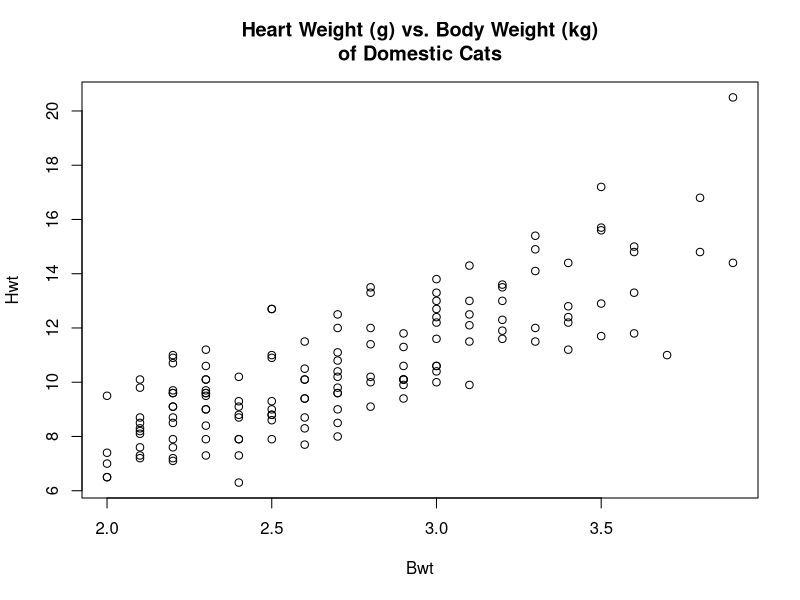
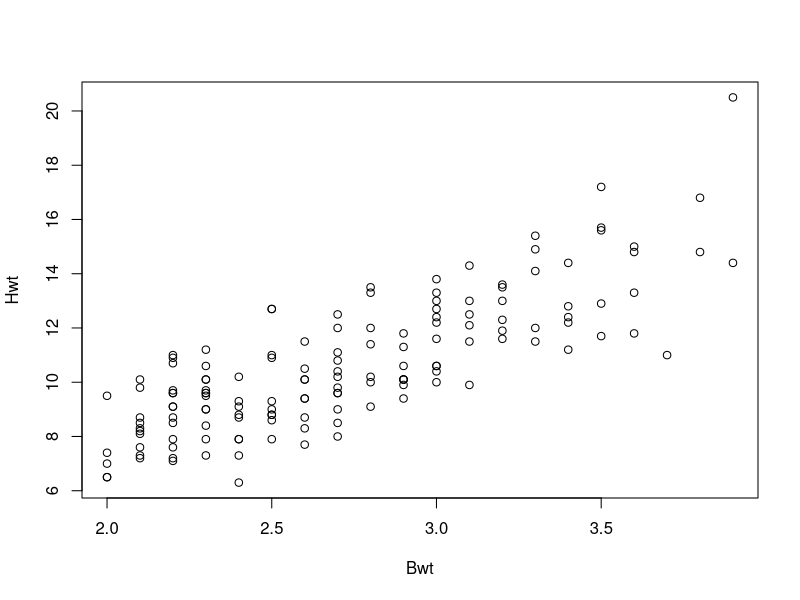
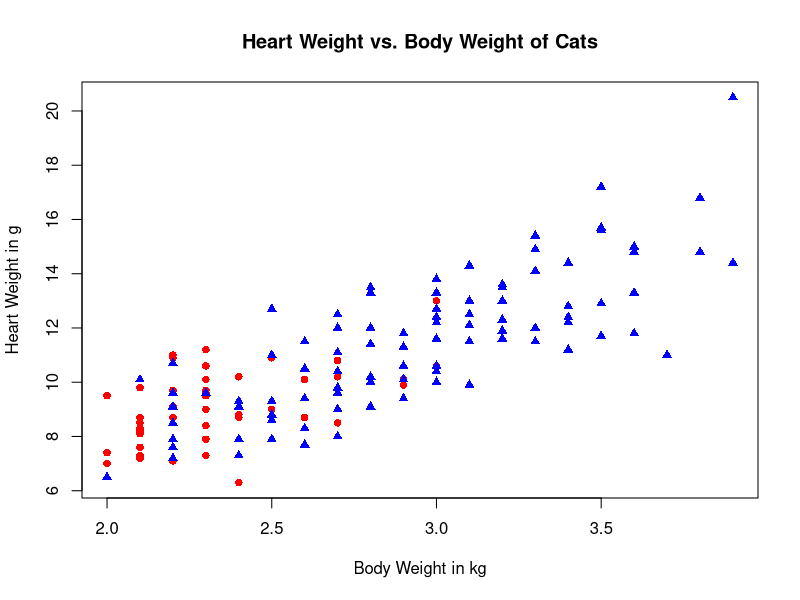
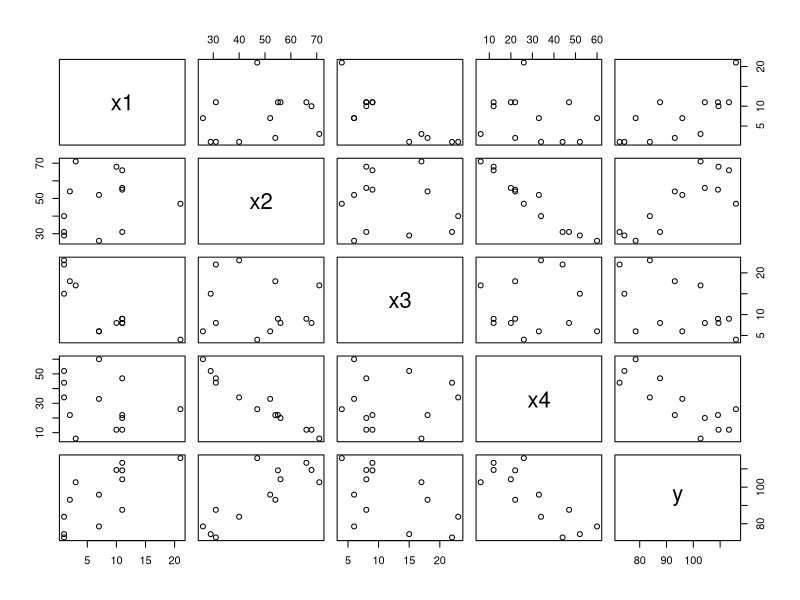
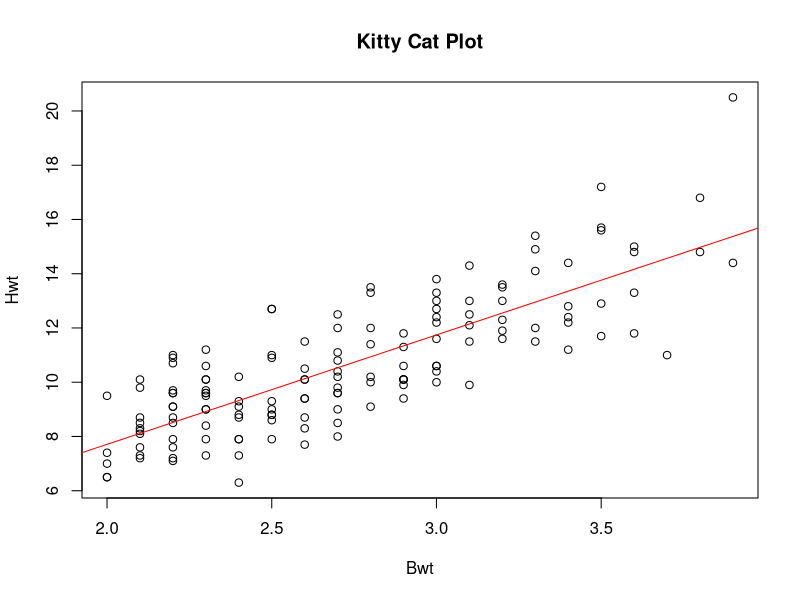
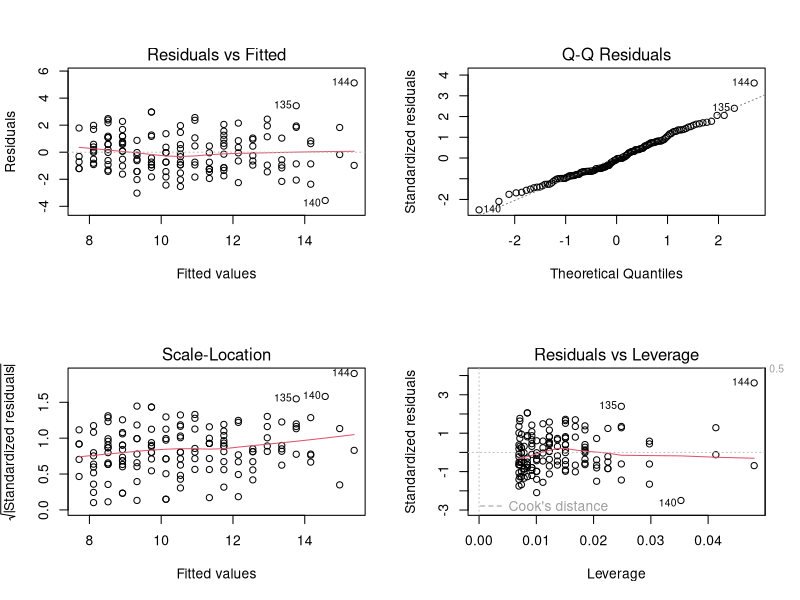

Generate these figures, in order, with R:

# http://ww2.coastal.edu/kingw/statistics/R-tutorials/simplelinear.html
library("MASS")
data(cats)
with(cats, plot(Bwt, Hwt))
title(main="Heart Weight (g) vs. Body Weight (kg)\nof Domestic Cats")
with(cats, plot(Hwt ~ Bwt))

# The scatterplot shows a fairly strong and reasonably linear
# relationship between the two variables.
# A Pearson product-moment correlation coefficient can be calculated
# using the cor( ) function... 
with(cats, cor(Bwt, Hwt))
# [1] 0.8041274
with(cats, cor(Bwt, Hwt))^2
#[1] 0.6466209

# If a test of significance is required, this is also easily enough
# done using the cor.test( ) function. The function does a t-test,
# a 95% confidence interval for the population correlation
# (use "conf.level=" to change the confidence level),
# and reports the value of the sample statistic.
# The alternative hypothesis can be set to "two.sided" (the default),
# "less", or "greater"... 
with(cats, cor.test(Bwt, Hwt))

# Since we would expect a positive correlation here,
# we might have set the alternative to "greater"... 
with(cats, cor.test(Bwt, Hwt, alternative="greater", conf.level=.8))

# Using the formula interface makes it easy to subset the data
# by rows of the data frame... 
with(cats, cor.test(~ Bwt + Hwt, subset=(Sex=="F")))

# For a more revealing scatterplot, try this... 

with(cats, plot(Bwt, Hwt, type="n", xlab="Body Weight in kg",
                                    ylab="Heart Weight in g",
                                    main="Heart Weight vs. Body Weight of Cats"))
with(cats,points(Bwt[Sex=="F"],Hwt[Sex=="F"],pch=16,col="red"))
with(cats,points(Bwt[Sex=="M"],Hwt[Sex=="M"],pch=17,col="blue"))


# Correlation and Covariance Matrices
rm(cats)                             # if you haven't already
data(cement)                         # also in the MASS library
str(cement)
summary(cement)
cor(cement)
cov(cement)
# If you have a covariance matrix and want a correlation matrix... 
cov.matr = cov(cement)
cov2cor(cov.matr)
# If you want a visual representation of the correlation matrix
# (i.e., a scatterplot matrix)... 
pairs(cement)
# or just: plot(cement)

# Correlations for Ranked Data
rm(cement, cov.matr) # clean up
coach1 = c(1,2,3,4,5,6,7,8,9,10)
coach2 = c(4,8,1,5,9,2,10,7,3,6)
cor(coach1, coach2, method="spearman")
cor.test(coach1, coach2, method="spearman")
cor.test(coach1, coach2, method="kendall")
rm(coach1, coach2)

# Simple Linear Regression
data(cats)
str(cats)

# linear regression is done using the lm( ) function
# the formula takes the form DV ~ IV
# It's critical to remember that the DV or response variable
# must come before the tilde and IV or explanatory variables after
attach(cats)
lm(Hwt ~ Bwt)
# So the regression equation is: Hwt = 4.0341 (Bwt) - 0.3567.
# A better idea is to store the output into a data object and
# then to extract information from that with various extractor functions... 
lm.out = lm(Hwt ~ Bwt)               # name the output anything you like
lm.out                               # gives the default output
summary(lm.out)

# Personally, I don't like those significance stars, so I'm going to turn them off... 
options(show.signif.stars=F)
anova(lm.out)                        # shows an ANOVA table

# plot
plot(Hwt ~ Bwt, main="Kitty Cat Plot")
abline(lm.out, col="red")

# Various regression diagnostics are also available.
# a graphic display of how good the model fit is can be achieved as follows...
par(mfrow=c(2,2))
plot(lm.out)



























































